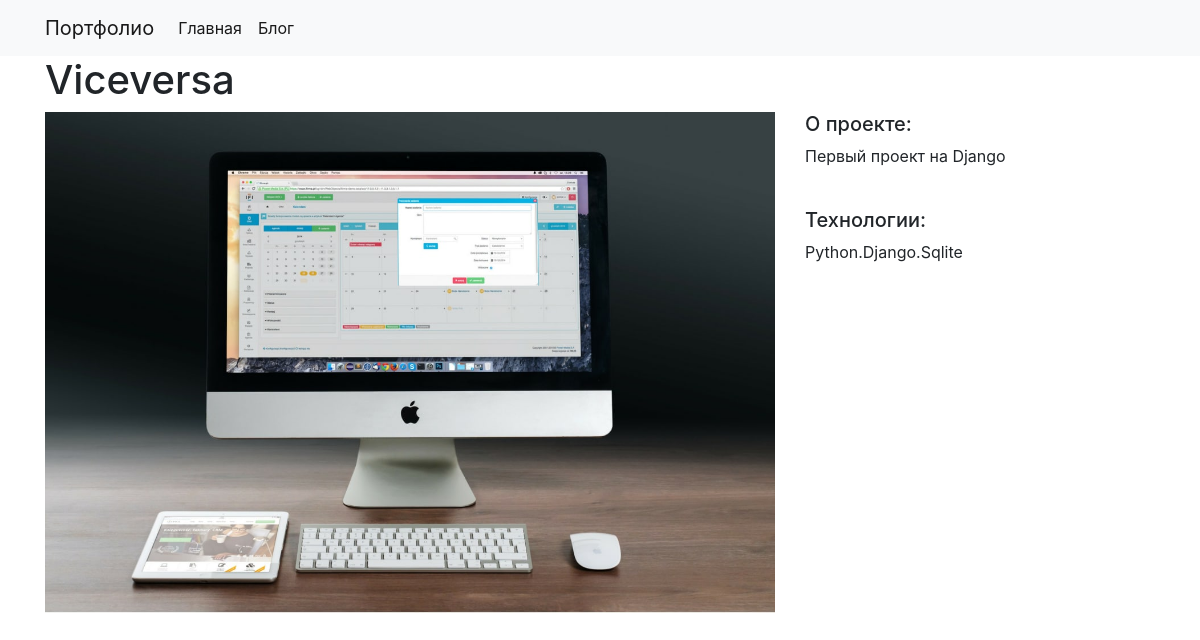
/1/, run on the app's committed database.
### project/models.py (models this page shows)
class Project(models.Model):
    title = models.CharField(max_length=100)
    description = models.TextField()
    technology = models.CharField(max_length=20)
    image = models.FileField(upload_to="img/")

### project/views.py (the view)
# urls.py: path('<int:pk>/', views.project_detail, name="project_detail")
def project_detail(request, pk):
    project = Project.objects.get(pk=pk)
    context = {
        'project': project
    }
    return render(request, 'project_detail.html', context)

### project/templates/project_detail.html
{% extends "base.html" %}
{% load static %}
{% block page_content %}
<h1>{{ project.title }}</h1>
<div class="row">
    <div class="col-md-8">
        <img src="{% static project.image %}" alt="" width="100%">
    </div>
    <div class="col-md-4">
        <h5>О проекте:</h5>
        <p>{{ project.description }}</p>
        <br>
        <h5>Технологии:</h5>
        <p>{{ project.technology }}</p>
    </div>
</div>
{% endblock %}

### data on the page
Project: title "Viceversa", image (picture), description "Первый проект на Django", technology "Python.Django.Sqlite"
